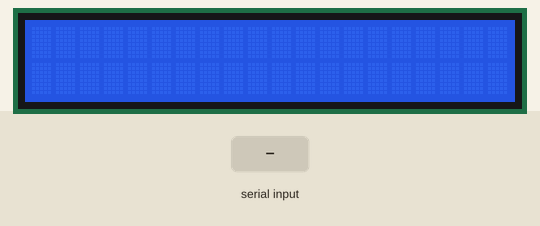
This sketch was run on a simulated Arduino Uno, built with avr-gcc and run on an emulated ATmega328P. Parts: 20×2 character LCD. The test bench sets the inputs (shaded band).

Above: at 1.2 s.
1.3 s: byte 30 received over Serial
2.8 s: byte 90 received over Serial
At 3.3 s:
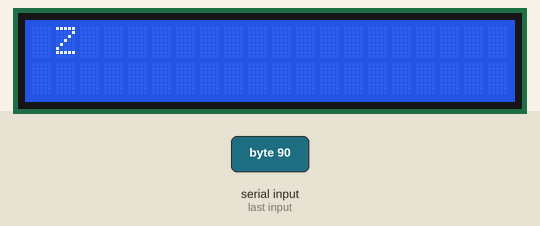
4.3 s: byte 120 received over Serial
At 5.5 s:
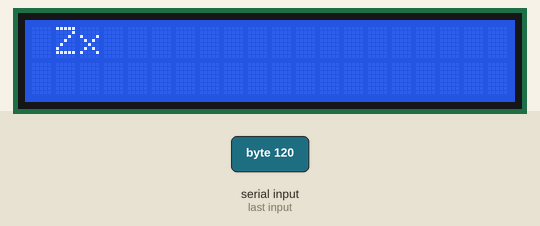
5.8 s: byte 30 received over Serial
7.3 s: byte 90 received over Serial
At 7.9 s:
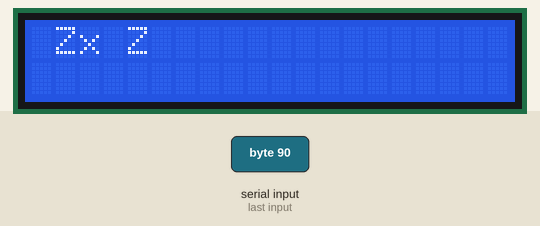
8.8 s: byte 120 received over Serial
At 9.1 s:
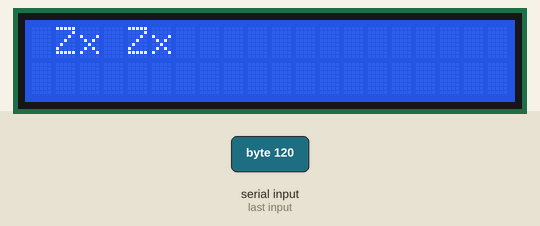
Timing chart, 0 to 11.3 s (numbered marks = the images above; inputs shaded):
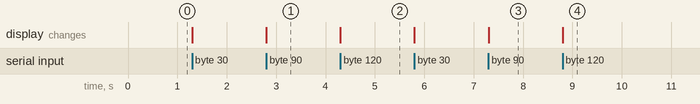

Measured:
- after the input at 2.8 s, the display: changes at once (image 1)
- after the input at 4.3 s, the display: changes at once (image 2)
- after the input at 7.3 s, the display: changes at once (image 3)
- after the input at 8.8 s, the display: changes at once (image 4)

The sketch:

Lab07_2.ino
```cpp
#include <LiquidCrystal.h> // include the library code
LiquidCrystal lcd(12, 11, 5, 4, 3, 2); // initialize interface pins
void setup() {
lcd.begin(20, 2); // set up the LCD's number of columns and rows:
Serial.begin(9600);
 lcd.clear();

}
void loop() {
 if(Serial.available())
  {
    char val;
    val=Serial.read();
     lcd.write(val);


  }
}
```
